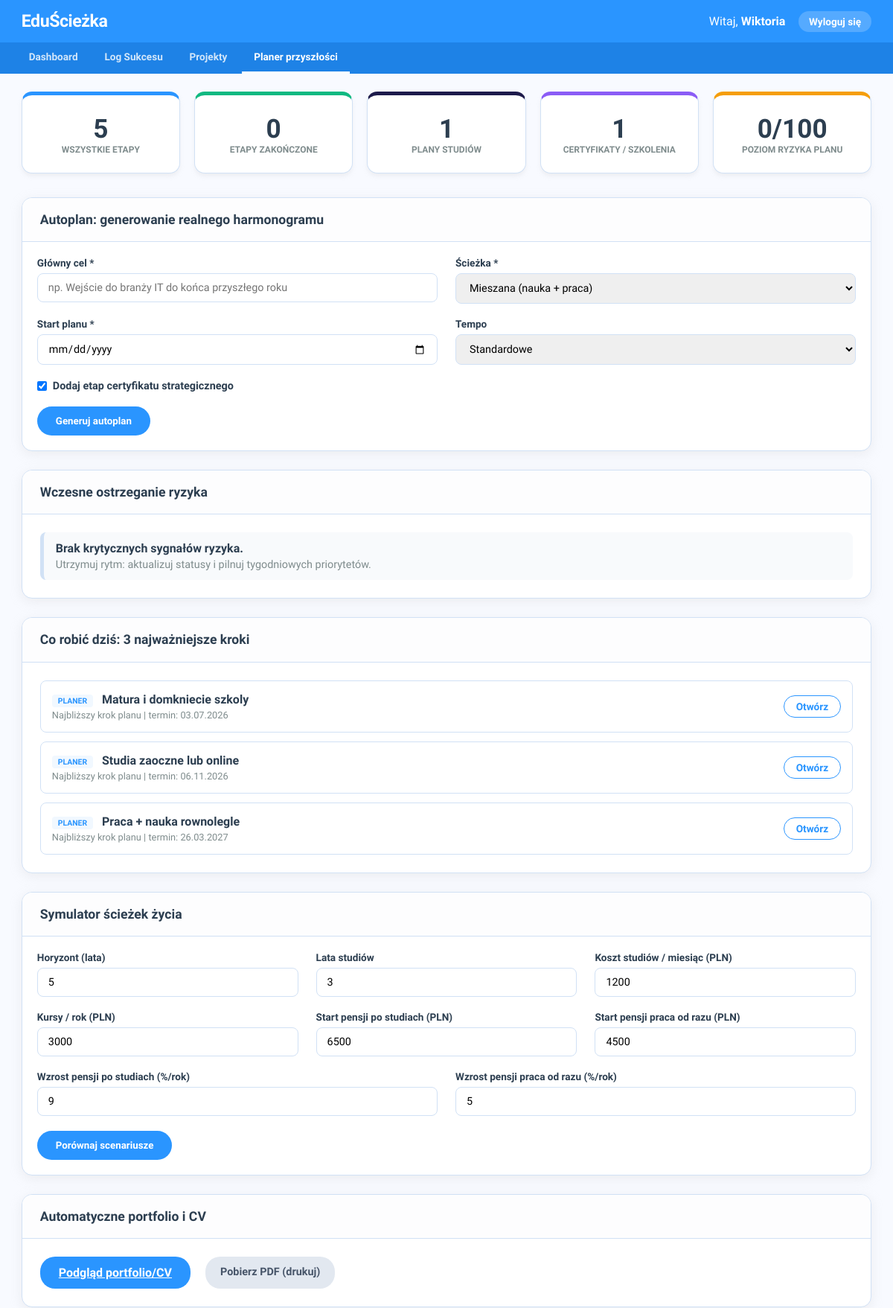
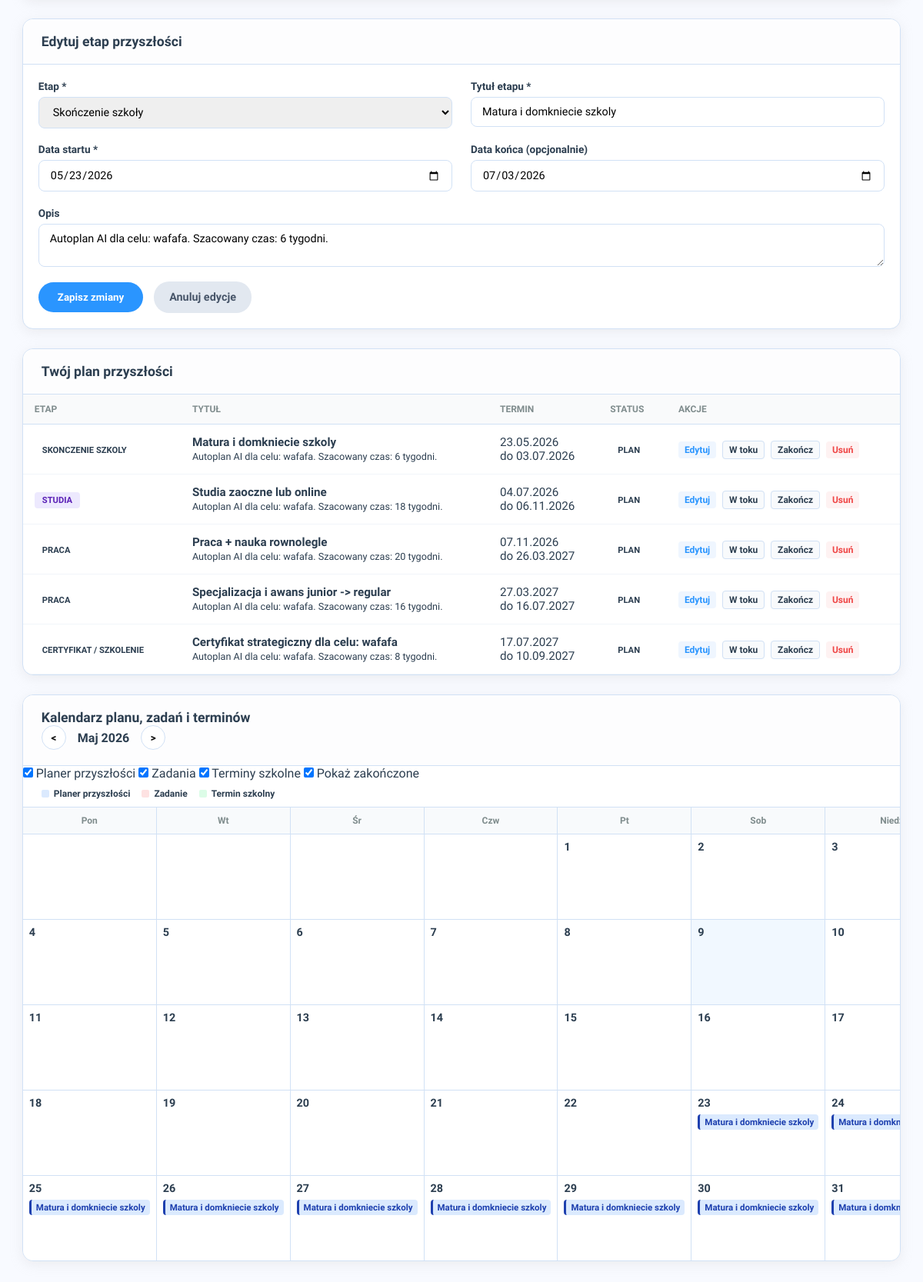
Screenshot of /public/template/planer-przyszlosci.php?edytuj=1 (signed in) with the database file from the repository (2 pictures, top to bottom).
### tables this page shows
CREATE TABLE `planer_przyszlosci` (
  `id` int(10) UNSIGNED NOT NULL,
  `uzytkownik_id` int(10) UNSIGNED NOT NULL,
  `etap` enum('szkola_koniec','studia','brak_studiow','praca','certyfikat_szkolenie') NOT NULL,
  `tytul` varchar(150) NOT NULL,
  `opis` text DEFAULT NULL,
  `data_start` date NOT NULL,
  `data_koniec` date DEFAULT NULL,
  `status` enum('plan','w_toku','zakonczone') NOT NULL DEFAULT 'plan',
  `utworzony_o` datetime NOT NULL DEFAULT current_timestamp()
);

### public/template/planer-przyszlosci.php (the view, shortened to what the rows shown need)
<?php
require_once "polaczenie.php";
$uid = (int) $_SESSION['uzytkownik_id'];
mysqli_query(
    $polaczenie,
    "CREATE TABLE IF NOT EXISTS planer_przyszlosci (
        id INT(10) UNSIGNED NOT NULL AUTO_INCREMENT,
        uzytkownik_id INT(10) UNSIGNED NOT NULL,
        etap ENUM('szkola_koniec','studia','brak_studiow','praca','certyfikat_szkolenie') NOT NULL,
        tytul VARCHAR(150) NOT NULL,
        opis TEXT DEFAULT NULL,
        data_start DATE NOT NULL,
        data_koniec DATE DEFAULT NULL,
        status ENUM('plan','w_toku','zakonczone') NOT NULL DEFAULT 'plan',
        utworzony_o DATETIME NOT NULL DEFAULT CURRENT_TIMESTAMP,
        PRIMARY KEY (id),
        KEY idx_planer_user_data (uzytkownik_id, data_start)
    ) ENGINE=InnoDB DEFAULT CHARSET=utf8mb4 COLLATE=utf8mb4_unicode_ci"
);
$plan_do_edycji = null;
if (isset($_GET['edytuj']) && is_numeric($_GET['edytuj'])) {
    $eid = (int) $_GET['edytuj'];
    $res_ed = mysqli_query($polaczenie, "SELECT * FROM planer_przyszlosci WHERE id = $eid AND uzytkownik_id = $uid LIMIT 1");
    if ($res_ed && mysqli_num_rows($res_ed) === 1) {
        $plan_do_edycji = mysqli_fetch_assoc($res_ed);
    }
}
$wynik_planera = mysqli_query(
    $polaczenie,
    "SELECT * FROM planer_przyszlosci WHERE uzytkownik_id = $uid ORDER BY data_start ASC, id ASC"
);
$etykiety_etapow = array(
    'szkola_koniec' => 'Skonczenie szkoly',
    'studia' => 'Studia',
    'brak_studiow' => 'Brak studiow',
    'praca' => 'Praca',
    'certyfikat_szkolenie' => 'Certyfikat / szkolenie'
);
?>
<!DOCTYPE html>
<html lang="pl">
<head>
    <link rel="stylesheet" href="../style/planer-przyszlosci-style.css">
</head>
<body>
    <div class="tresc">
        <div class="sekcja">
            <div class="sekcja-naglowek">
                <h2>Autoplan: generowanie realnego harmonogramu</h2>
            </div>
        </div>
        <div class="sekcja">
            <div class="sekcja-naglowek">
                <h2>Wczesne ostrzeganie ryzyka</h2>
            </div>
        </div>
        <div class="sekcja">
            <div class="sekcja-naglowek">
                <h2>Co robić dziś: 3 najważniejsze kroki</h2>
            </div>
        </div>
        <div class="sekcja">
            <div class="sekcja-naglowek">
                <h2>Symulator ścieżek życia</h2>
            </div>
        </div>
        <div class="sekcja">
            <div class="sekcja-naglowek">
                <h2>Automatyczne portfolio i CV</h2>
            </div>
        </div>
        <div class="sekcja">
            <div class="sekcja-naglowek">
                <h2><?php echo $plan_do_edycji ? 'Edytuj etap przyszłości' : 'Dodaj etap przyszłości'; ?></h2>
            </div>
            <div class="formularz-dodaj widoczny">
                <form method="POST">
                    <div class="rzad-pol">
                        <div class="pole">
                            <label>Etap *</label>
                            <select name="etap" required>
                                <option value="szkola_koniec" <?php echo ($plan_do_edycji && $plan_do_edycji['etap'] === 'szkola_koniec') ? 'selected' : ''; ?>>Skończenie szkoły
                                </option>
                            </select>
                        </div>
                        <div class="pole">
                            <label>Tytuł etapu *</label>
                            <input type="text" name="tytul" placeholder="np. Matura i koniec liceum"
                                value="<?php echo $plan_do_edycji ? htmlspecialchars($plan_do_edycji['tytul']) : ''; ?>"
                                required>
                        </div>
                    </div>
                    <div class="rzad-pol">
                        <div class="pole">
                            <label>Data startu *</label>
                            <input type="date" name="data_start"
                                value="<?php echo $plan_do_edycji ? htmlspecialchars($plan_do_edycji['data_start']) : ''; ?>"
                                required>
                        </div>
                        <div class="pole">
                            <label>Data końca (opcjonalnie)</label>
                            <input type="date" name="data_koniec"
                                value="<?php echo ($plan_do_edycji && $plan_do_edycji['data_koniec']) ? htmlspecialchars($plan_do_edycji['data_koniec']) : ''; ?>">
                        </div>
                    </div>
                    <div class="rzad-pol">
                        <div class="pole">
                            <label>Opis</label>
                            <textarea name="opis" rows="2"
                                placeholder="Co chcesz osiagnac na tym etapie?"><?php echo $plan_do_edycji ? htmlspecialchars($plan_do_edycji['opis']) : ''; ?></textarea>
                        </div>
                    </div>
                </form>
            </div>
        </div>
        <div class="sekcja">
            <div class="sekcja-naglowek">
                <h2>Twój plan przyszłości</h2>
            </div>
            <div style="padding:0">
                <?php if (!$wynik_planera || mysqli_num_rows($wynik_planera) == 0): ?>
                    <div class="pusta-tabela">Brak etapów. Dodaj pierwszy krok i rozpisz swoją ścieżkę.</div>
                <?php else: ?>
                    <table>
                        <tr>
                            <th>Etap</th>
                            <th>Tytuł</th>
                            <th>Termin</th>
                            <th>Status</th>
                            <th>Akcje</th>
                        </tr>
                        <?php while ($plan = mysqli_fetch_assoc($wynik_planera)): ?>
                            <?php
                            $statusy = array('plan' => 'Plan', 'w_toku' => 'W toku', 'zakonczone' => 'Zakonczone');
                            ?>
                            <tr>
                                <td>
                                    <span class="etap-badge etap-<?php echo $plan['etap']; ?>">
                                        <?php echo htmlspecialchars($etykiety_etapow[$plan['etap']]); ?>
                                    </span>
                                </td>
                                <td>
                                    <strong><?php echo htmlspecialchars($plan['tytul']); ?></strong>
                                    <?php if ($plan['opis']): ?>
                                        <br><small class="opis"><?php echo htmlspecialchars($plan['opis']); ?></small>
                                    <?php endif; ?>
                                </td>
                                <td class="termin-komorka">
                                    <?php echo date('d.m.Y', strtotime($plan['data_start'])); ?>
                                    <?php if ($plan['data_koniec']): ?>
                                        <br>do <?php echo date('d.m.Y', strtotime($plan['data_koniec'])); ?>
                                    <?php endif; ?>
                                </td>
                                <td>
                                    <span class="status status-<?php echo $plan['status']; ?>">
                                        <?php echo $statusy[$plan['status']]; ?>
                                    </span>
                                </td>
                                <td>
                                    <a class="akcja akcja-edytuj"
                                        href="planer-przyszlosci.php?edytuj=<?php echo $plan['id']; ?>">Edytuj</a>
                                    <?php if ($plan['status'] != 'w_toku'): ?>
                                        <a class="akcja akcja-wtoku"
                                            href="planer-przyszlosci.php?zmien_status=<?php echo $plan['id']; ?>&status=w_toku">W
                                            toku</a>
                                    <?php endif; ?>
                                    <?php if ($plan['status'] != 'zakonczone'): ?>
                                        <a class="akcja akcja-zakoncz"
                                            href="planer-przyszlosci.php?zmien_status=<?php echo $plan['id']; ?>&status=zakonczone">Zakończ</a>
                                    <?php endif; ?>
                                    <a class="akcja akcja-usun" href="planer-przyszlosci.php?usun=<?php echo $plan['id']; ?>"
                                        onclick="return confirm('Usunac ten etap?')">Usuń</a>
                                </td>
                            </tr>
                        <?php endwhile; ?>
                    </table>
                <?php endif; ?>
            </div>
        </div>
        <div class="sekcja">
            <div class="sekcja-naglowek kalendarz-top">
                <h2>Kalendarz planu, zadań i terminów</h2>
            </div>
        </div>
    </div>
</body>
</html>

### rows the page displays
planer_przyszlosci: etap "Skończenie szkoły", tytul "Matura i domkniecie szkoly", data_start "05/23/2026", data_koniec "07/03/2026", opis "Autoplan AI dla celu: wafafa. Szacowany czas: 6 tygodni.", etap "SKONCZENIE SZKOLY", data_start "23.05.2026", data_koniec "03.07.2026", status "PLAN"
planer_przyszlosci: etap "STUDIA", tytul "Studia zaoczne lub online", opis "Autoplan AI dla celu: wafafa. Szacowany czas: 18 tygodni.", data_start "04.07.2026", data_koniec "06.11.2026", status "PLAN"
planer_przyszlosci: etap "PRACA", tytul "Praca + nauka rownolegle", opis "Autoplan AI dla celu: wafafa. Szacowany czas: 20 tygodni.", data_start "07.11.2026", data_koniec "26.03.2027", status "PLAN"
planer_przyszlosci: etap "PRACA", tytul "Specjalizacja i awans junior -> regular", opis "Autoplan AI dla celu: wafafa. Szacowany czas: 16 tygodni.", data_start "27.03.2027", data_koniec "16.07.2027", status "PLAN"
planer_przyszlosci: etap "CERTYFIKAT / SZKOLENIE", tytul "Certyfikat strategiczny dla celu: wafafa", opis "Autoplan AI dla celu: wafafa. Szacowany czas: 8 tygodni.", data_start "17.07.2027", data_koniec "10.09.2027", status "PLAN"

### other values shown
$imie "Wiktoria"
$stat_all "5"
$stat_done "0"
$stat_study "1"
$stat_cert "1"
$risk_score "0"
$alarm['tytul'] "Brak krytycznych sygnałów ryzyka."
$alarm['akcja'] "Utrzymuj rytm: aktualizuj statusy i pilnuj tygodniowych priorytetów."
$misja['zrodlo'] "PLANER"
$misja['tytul'] "Matura i domkniecie szkoly"
$misja['powod'] "Najbliższy krok planu"
date('d.m.Y', strtotime($misja['termin'])) "03.07.2026"
$misja['tytul'] "Studia zaoczne lub online"
date('d.m.Y', strtotime($misja['termin'])) "06.11.2026"
$misja['tytul'] "Praca + nauka rownolegle"
